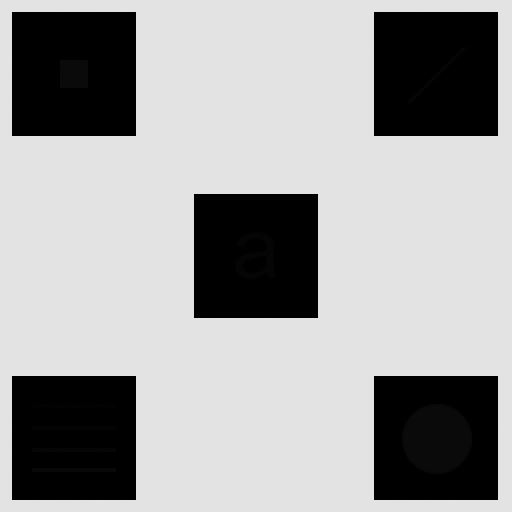
#> input picture images/laplapcian.tif, 512 x 512 px, found by its file name
$ python laplacian.py
#> lines starting #> are read from the running program, lines starting #| are printed output that depends on the picture
#> further down, image is the input picture: shape (512, 512); min 0, max 228, mean 160.7
# import thu vien
import matplotlib.pyplot as plt
import cv2
import numpy as np

def Convolution2D(img, kernel):
    '''
    Code đang không mở rộng biên
    '''
    m, n = img.shape
#> m = 512; n = 512
    img_new = np.zeros([m, n])
    for i in range(1, m - 1):
        for j in range(1, n - 1):
            img_new[i, j] = np.sum(
                img[i - 1:i + 2, j - 1:j + 2] * kernel
            )
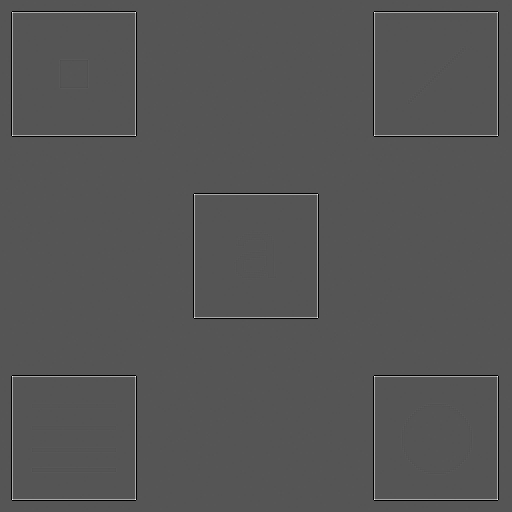
#> img_new: shape (512, 512) float64; min -229, max 455, mean 0; drawn with min black and max white
    img_new = img_new.astype(np.uint8)
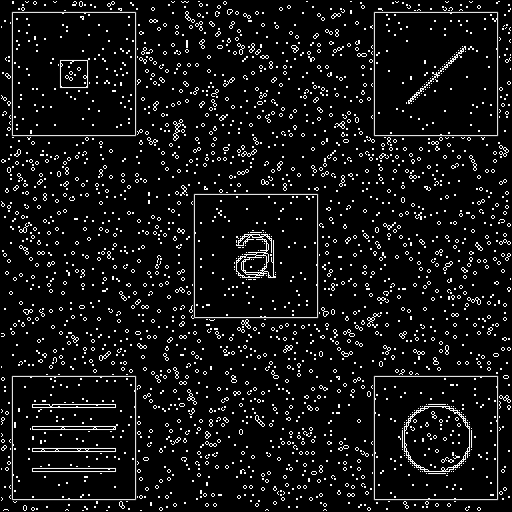
#> img_new: shape (512, 512); min 0, max 255, mean 19.1
    return img_new

def laplacian_filter(img):
    '''Bộ lọc Laplacian chuẩn'''
    Laplacian_kerner = np.array([[0, 1, 0],
                                 [1, -4, 1],
                                 [0, 1, 0]], dtype=np.float32)
    return Convolution2D(img, Laplacian_kerner)

if __name__ == '__main__':
    image = cv2.imread("./images/laplapcian.tif", 0)

    fig = plt.figure(figsize=(9, 9))
    ax = fig.subplots(2, 2)

    ax[0, 0].set_title("Original")
    ax[0, 0].imshow(image, cmap="gray")

    laplacian_image = laplacian_filter(image)

    ax[0, 1].set_title("laplacian_filter")
    ax[0, 1].imshow(laplacian_image, cmap="gray")

    ax[1, 0].set_title("Anh sau khi loc laplacian")
    ax[1, 0].imshow(
        image - laplacian_image,
        cmap="gray"
    )
    ax[1, 1].axis('off')

    plt.show()
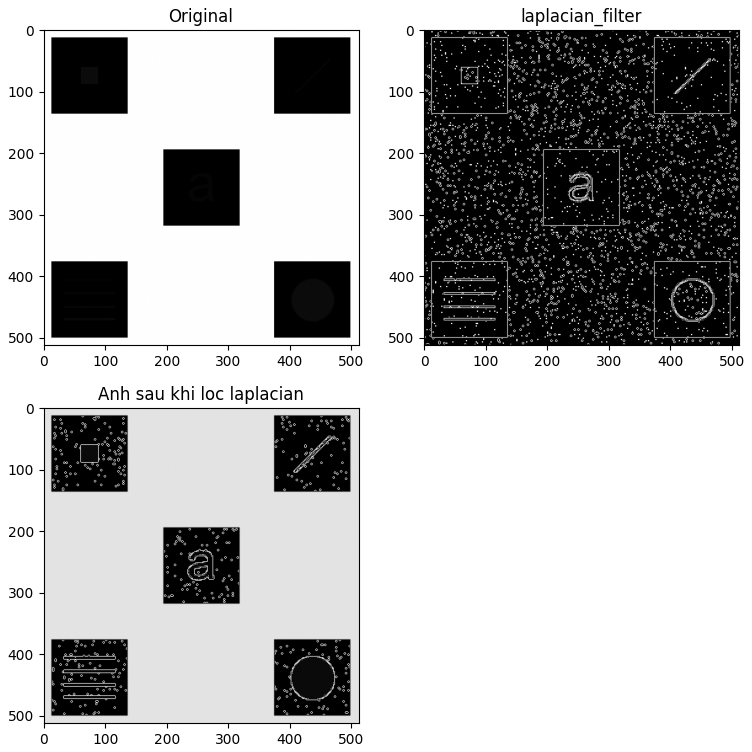
#> figure drawn by matplotlib, 3 panels

$ run again, with images/Anh_de_loc_nhieu_thong_ke.tif copied over images/laplapcian.tif
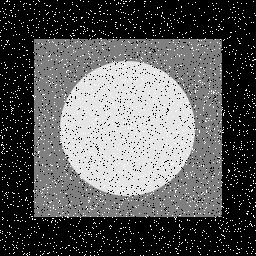
#> input picture images/Anh_de_loc_nhieu_thong_ke.tif, 256 x 256 px, found by its file name
#> image is the input picture: shape (256, 256); min 0, max 255, mean 90.9
#> after the loop in Convolution2D, `for i in range(1, m - 1):`:
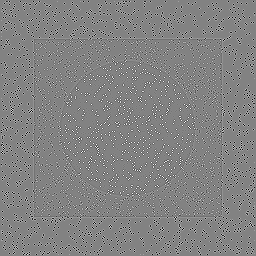
#> img_new: shape (256, 256) float64; min -1020, max 968, mean -0.1; drawn with min black and max white
#> `plt.show()`:
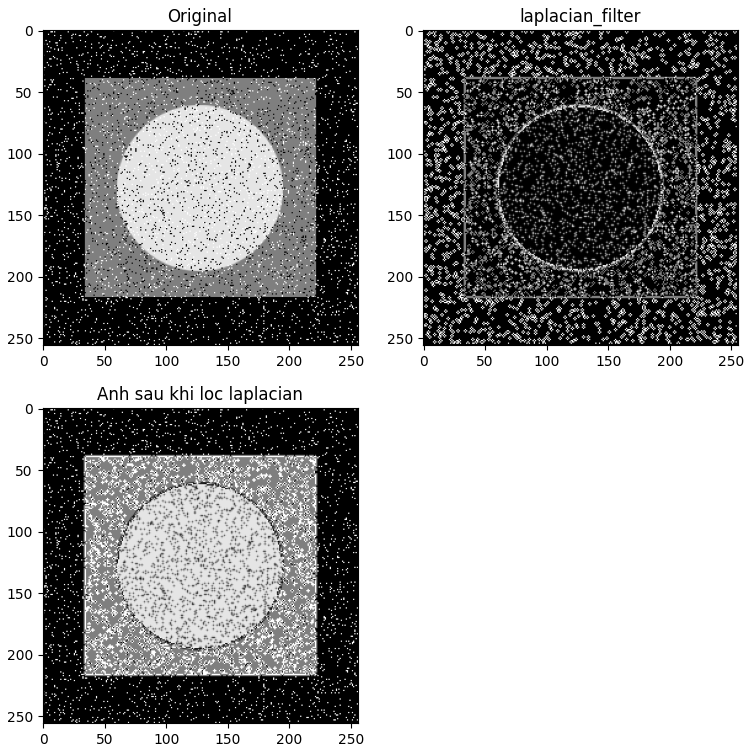
#> figure drawn by matplotlib, 3 panels
